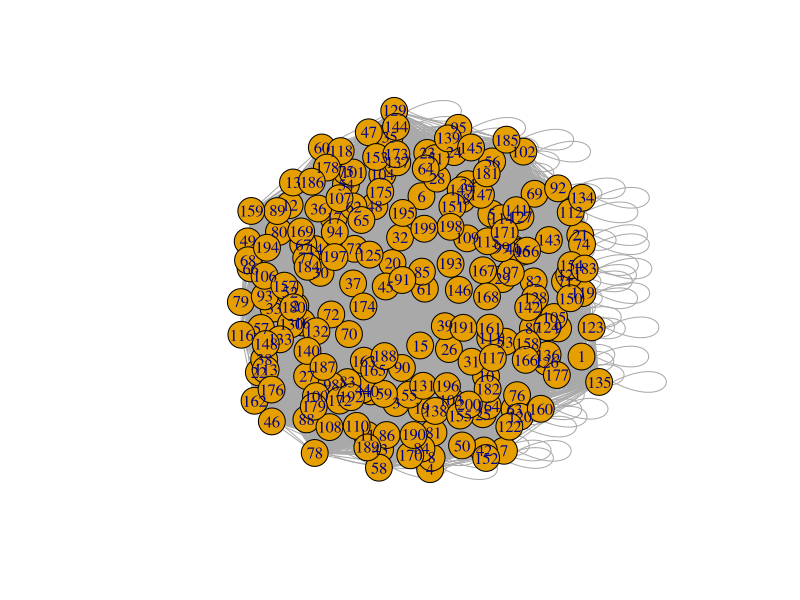
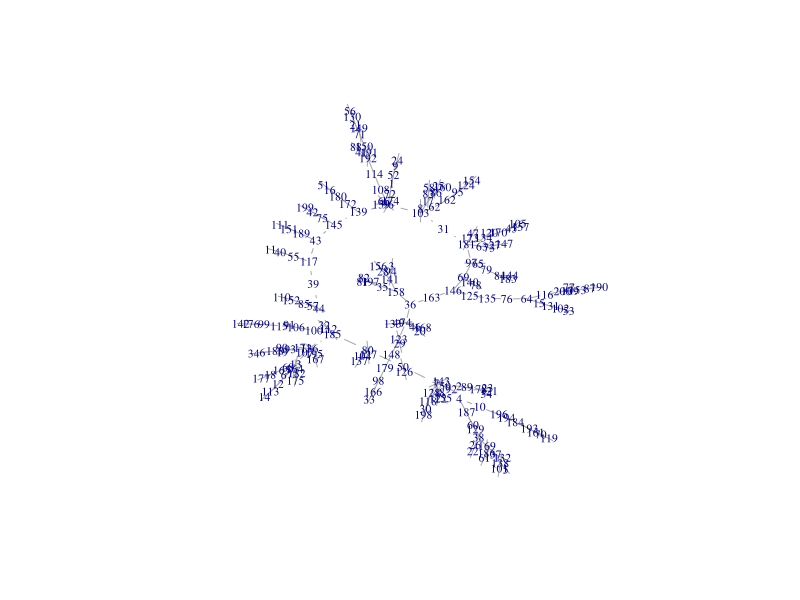

Here is the R script that generated these plots, in order:
## ---- chunk 1
M <- matrix(runif(200*200,min=0, max=100), ncol=200)
diag(M)<-1
head(M[,1:16])
dim(M)
## ---- chunk 2
library (igraph)
g <- graph.adjacency(M, mode="undirected", weighted=TRUE)
g
plot(g)
## ---- chunk 3
M<- -M
head(M[,1:6])
## ---- chunk 4
library(igraph)

g <- graph.adjacency(M, mode="undirected", weighted=TRUE)
MST <- minimum.spanning.tree(g)
plot(MST, vertex.shape="none", vertex.label.cex=0.7)
## ---- chunk 5
A<- get.adjacency(MST,sparse = F)
## ---- chunk 6
head(A)
## ---- chunk 7
write.graph(MST, file="g.gml", format="gml")
## ---- chunk 8
write.csv(A,file="Adyacences.csv")
